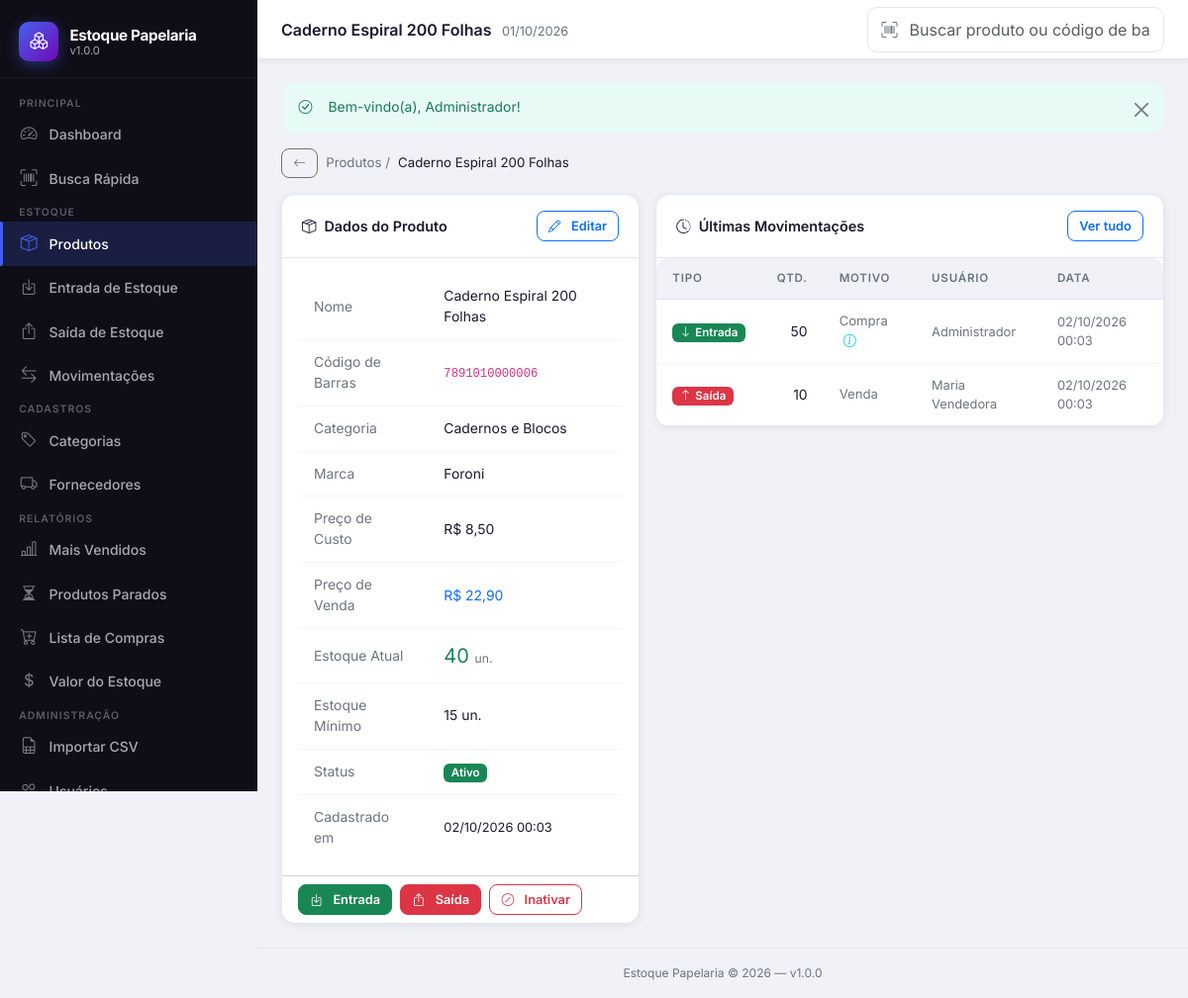
Screenshot of /radartechh/estoque/public/produtos/ver/6 (signed in) with the database file from the repository.
### tables this page shows
CREATE TABLE IF NOT EXISTS `produtos` (
    `id`             INT UNSIGNED AUTO_INCREMENT PRIMARY KEY,
    `nome`           VARCHAR(200)   NOT NULL,
    `codigo_barras`  VARCHAR(50)    DEFAULT NULL,
    `categoria_id`   INT UNSIGNED   DEFAULT NULL,
    `marca`          VARCHAR(100)   DEFAULT NULL,
    `preco_custo`    DECIMAL(10,2)  NOT NULL DEFAULT 0.00,
    `preco_venda`    DECIMAL(10,2)  NOT NULL DEFAULT 0.00,
    `estoque_atual`  INT            NOT NULL DEFAULT 0,
    `estoque_minimo` INT            NOT NULL DEFAULT 5,
    `ativo`          TINYINT(1)     NOT NULL DEFAULT 1,
    `criado_em`      DATETIME       NOT NULL DEFAULT CURRENT_TIMESTAMP,
    `atualizado_em`  DATETIME       NOT NULL DEFAULT CURRENT_TIMESTAMP ON UPDATE CURRENT_TIMESTAMP,
    UNIQUE KEY `uq_codigo_barras` (`codigo_barras`),
    INDEX `idx_produtos_nome`       (`nome`),
    INDEX `idx_produtos_categoria`  (`categoria_id`),
    INDEX `idx_produtos_ativo`      (`ativo`),
    INDEX `idx_produtos_estoque`    (`estoque_atual`, `estoque_minimo`),
    CONSTRAINT `fk_produto_categoria`
        FOREIGN KEY (`categoria_id`) REFERENCES `categorias` (`id`)
        ON UPDATE CASCADE ON DELETE SET NULL
);

CREATE TABLE IF NOT EXISTS `categorias` (
    `id`   INT UNSIGNED AUTO_INCREMENT PRIMARY KEY,
    `nome` VARCHAR(100) NOT NULL UNIQUE
);

CREATE TABLE IF NOT EXISTS `movimentacoes` (
    `id`             INT UNSIGNED AUTO_INCREMENT PRIMARY KEY,
    `produto_id`     INT UNSIGNED   NOT NULL,
    `tipo`           ENUM('entrada','saida') NOT NULL,
    `quantidade`     INT            NOT NULL,
    `motivo`         VARCHAR(100)   DEFAULT NULL,
    `custo_unitario` DECIMAL(10,2)  DEFAULT NULL,
    `fornecedor_id`  INT UNSIGNED   DEFAULT NULL,
    `usuario_id`     INT UNSIGNED   NOT NULL,
    `observacao`     TEXT           DEFAULT NULL,
    `criado_em`      DATETIME       NOT NULL DEFAULT CURRENT_TIMESTAMP,
    INDEX `idx_mov_produto`    (`produto_id`),
    INDEX `idx_mov_tipo`       (`tipo`),
    INDEX `idx_mov_criado_em`  (`criado_em`),
    INDEX `idx_mov_usuario`    (`usuario_id`),
    CONSTRAINT `fk_mov_produto`
        FOREIGN KEY (`produto_id`)    REFERENCES `produtos`     (`id`) ON UPDATE CASCADE,
    CONSTRAINT `fk_mov_fornecedor`
        FOREIGN KEY (`fornecedor_id`) REFERENCES `fornecedores` (`id`) ON UPDATE CASCADE ON DELETE SET NULL,
    CONSTRAINT `fk_mov_usuario`
        FOREIGN KEY (`usuario_id`)    REFERENCES `usuarios`     (`id`) ON UPDATE CASCADE
);

CREATE TABLE IF NOT EXISTS `usuarios` (
    `id`         INT UNSIGNED AUTO_INCREMENT PRIMARY KEY,
    `nome`       VARCHAR(100)  NOT NULL,
    `login`      VARCHAR(50)   NOT NULL UNIQUE,
    `senha_hash` VARCHAR(255)  NOT NULL,
    `perfil`     ENUM('admin','vendedor') NOT NULL DEFAULT 'vendedor',
    `ativo`      TINYINT(1)   NOT NULL DEFAULT 1,
    `criado_em`  DATETIME     NOT NULL DEFAULT CURRENT_TIMESTAMP,
    INDEX `idx_usuarios_login` (`login`),
    INDEX `idx_usuarios_ativo` (`ativo`)
);

### app/views/produtos/ver.php (the view, shortened to what the rows shown need)
<?php
$paginaAtiva = 'produtos';
require_once dirname(__DIR__) . '/layouts/header.php';
$estaAbaixo = (int)$produto['estoque_atual'] <= (int)$produto['estoque_minimo'];
?>
<div class="d-flex align-items-center gap-2 mb-3">
  <a href="<?= APP_URL ?>/produtos" class="btn btn-sm btn-outline-secondary">
    <i class="bi bi-arrow-left"></i>
  </a>
  <span class="text-secondary" style="font-size:.83rem;">Produtos /</span>
  <span class="fw-600" style="font-size:.83rem;"><?= e($produto['nome']) ?></span>
</div>
<div class="row g-3">
  <div class="col-12 col-lg-5">
    <div class="card h-100">
      <div class="card-header d-flex justify-content-between align-items-center">
        <span><i class="bi bi-box-seam me-2"></i>Dados do Produto</span>
        <?php if (ehAdmin()): ?>
        <a href="<?= APP_URL ?>/produtos/editar/<?= $produto['id'] ?>"
           class="btn btn-sm btn-outline-primary"
           id="btn-editar-produto">
          <i class="bi bi-pencil me-1"></i>Editar
        </a>
        <?php endif; ?>
      </div>
      <div class="card-body">
        <table class="table table-borderless mb-0" style="font-size:.87rem;">
          <tbody>
            <tr>
              <td class="text-secondary fw-600" style="width:40%;">Nome</td>
              <td class="fw-700"><?= e($produto['nome']) ?></td>
            </tr>
            <?php if ($produto['codigo_barras']): ?>
            <tr>
              <td class="text-secondary fw-600">Código de Barras</td>
              <td><code><?= e($produto['codigo_barras']) ?></code></td>
            </tr>
            <?php endif; ?>
            <tr>
              <td class="text-secondary fw-600">Categoria</td>
              <td><?= e($produto['categoria_nome'] ?? '—') ?></td>
            </tr>
            <tr>
              <td class="text-secondary fw-600">Marca</td>
              <td><?= e($produto['marca'] ?? '—') ?></td>
            </tr>
            <?php if (ehAdmin()): ?>
            <tr>
              <td class="text-secondary fw-600">Preço de Custo</td>
              <td><?= moeda((float)$produto['preco_custo']) ?></td>
            </tr>
            <?php endif; ?>
            <tr>
              <td class="text-secondary fw-600">Preço de Venda</td>
              <td class="fw-700 text-primary"><?= moeda((float)$produto['preco_venda']) ?></td>
            </tr>
            <tr>
              <td class="text-secondary fw-600">Estoque Atual</td>
              <td>
                <span class="fw-700 fs-5 <?= $estaAbaixo ? 'text-danger' : 'text-success' ?>">
                  <?= $produto['estoque_atual'] ?>
                </span>
                <small class="text-secondary"> un.</small>
              </td>
            </tr>
            <tr>
              <td class="text-secondary fw-600">Estoque Mínimo</td>
              <td><?= $produto['estoque_minimo'] ?> un.</td>
            </tr>
            <tr>
              <td class="text-secondary fw-600">Status</td>
              <td>
                <?= $produto['ativo']
                  ? '<span class="badge bg-success">Ativo</span>'
                  : '<span class="badge bg-secondary">Inativo</span>' ?>
              </td>
            </tr>
            <tr>
              <td class="text-secondary fw-600">Cadastrado em</td>
              <td style="font-size:.8rem;"><?= dataHora($produto['criado_em']) ?></td>
            </tr>
          </tbody>
        </table>
      </div>
      <div class="card-footer bg-transparent d-flex gap-2 flex-wrap">
        <a href="<?= APP_URL ?>/movimentacoes/entrada?produto_id=<?= $produto['id'] ?>"
           class="btn btn-success btn-sm" id="btn-entrada-produto">
          <i class="bi bi-box-arrow-in-down me-1"></i>Entrada
        </a>
        <a href="<?= APP_URL ?>/movimentacoes/saida?produto_id=<?= $produto['id'] ?>"
           class="btn btn-danger btn-sm" id="btn-saida-produto">
          <i class="bi bi-box-arrow-up me-1"></i>Saída
        </a>
        <?php if (ehAdmin() && $produto['ativo']): ?>
        <form method="POST" action="<?= APP_URL ?>/produtos/inativar/<?= $produto['id'] ?>" style="display:inline;">
          <button type="submit" class="btn btn-outline-danger btn-sm"
                  data-confirmar="Inativar este produto? O histórico será preservado.">
            <i class="bi bi-slash-circle me-1"></i>Inativar
          </button>
        </form>
        <?php endif; ?>
      </div>
    </div>
  </div>
  <div class="col-12 col-lg-7">
    <div class="card">
      <div class="card-header d-flex justify-content-between align-items-center">
        <span><i class="bi bi-clock-history me-2"></i>Últimas Movimentações</span>
        <a href="<?= APP_URL ?>/movimentacoes?produto_id=<?= $produto['id'] ?>"
           class="btn btn-sm btn-outline-primary">Ver tudo</a>
      </div>
      <div class="table-responsive">
        <table class="table" aria-label="Movimentações do produto">
          <thead>
            <tr>
              <th>Tipo</th>
              <th class="text-end">Qtd.</th>
              <th>Motivo</th>
              <th>Usuário</th>
              <th>Data</th>
            </tr>
          </thead>
          <tbody>
            <?php if (empty($movimentacoes)): ?>
              <tr>
                <td colspan="5" class="text-center py-4 text-secondary">
                  Nenhuma movimentação registrada.
                </td>
              </tr>
            <?php else: ?>
              <?php foreach ($movimentacoes as $mov): ?>
              <tr>
                <td>
                  <?php if ($mov['tipo'] === 'entrada'): ?>
                    <span class="badge bg-success">
                      <i class="bi bi-arrow-down me-1"></i>Entrada
                    </span>
                  <?php else: ?>
                    <span class="badge bg-danger">
                      <i class="bi bi-arrow-up me-1"></i>Saída
                    </span>
                  <?php endif; ?>
                </td>
                <td class="text-end fw-700"><?= $mov['quantidade'] ?></td>
                <td class="text-secondary" style="font-size:.82rem;">
                  <?= e($mov['motivo'] ?? '—') ?>
                  <?php if ($mov['observacao']): ?>
                    <i class="bi bi-info-circle ms-1 text-info"
                       title="<?= e($mov['observacao']) ?>"
                       data-bs-toggle="tooltip"></i>
                  <?php endif; ?>
                </td>
                <td class="text-secondary" style="font-size:.8rem;">
                  <?= e($mov['usuario_nome']) ?>
                </td>
                <td class="text-secondary" style="font-size:.8rem;">
                  <?= dataHora($mov['criado_em']) ?>
                </td>
              </tr>
              <?php endforeach; ?>
            <?php endif; ?>
          </tbody>
        </table>
      </div>
    </div>
  </div>
</div>
<?php require_once dirname(__DIR__) . '/layouts/footer.php'; ?>

### app/views/layouts/header.php (shortened to what the rows shown need)
<?php
$tituloPagina = $tituloPagina ?? APP_NAME;
$paginaAtiva  = $paginaAtiva  ?? '';
?>
<!DOCTYPE html>
<html lang="pt-BR">
<head>
  <link rel="stylesheet"
        href="https://cdn.jsdelivr.net/npm/bootstrap@5.3.3/dist/css/bootstrap.min.css"
>
  <link rel="stylesheet"
        href="https://cdn.jsdelivr.net/npm/bootstrap-icons@1.11.3/font/bootstrap-icons.min.css">
  <link rel="stylesheet" href="<?= APP_URL ?>/assets/css/estoque.css">
</head>
<body>
<div class="app-wrapper">
  <aside class="sidebar" id="sidebar">
    <div class="sidebar-header">
      <div class="sidebar-logo-icon">
        <i class="bi bi-boxes"></i>
      </div>
      <div class="sidebar-logo-text">
        <strong><?= e(APP_NAME) ?></strong>
        <small>v<?= APP_VERSION ?></small>
      </div>
    </div>
    <nav class="sidebar-nav">
      <span class="sidebar-section-label">Principal</span>
      <a href="<?= APP_URL ?>/dashboard"
         class="nav-link <?= $paginaAtiva === 'dashboard' ? 'active' : '' ?>">
        <i class="bi bi-speedometer2"></i> Dashboard
      </a>
      <a href="<?= APP_URL ?>/busca"
         class="nav-link <?= $paginaAtiva === 'busca' ? 'active' : '' ?>">
        <i class="bi bi-upc-scan"></i> Busca Rápida
      </a>
      <span class="sidebar-section-label">Estoque</span>
      <a href="<?= APP_URL ?>/produtos"
         class="nav-link <?= $paginaAtiva === 'produtos' ? 'active' : '' ?>">
        <i class="bi bi-box-seam"></i> Produtos
      </a>
      <a href="<?= APP_URL ?>/movimentacoes/entrada"
         class="nav-link <?= $paginaAtiva === 'entrada' ? 'active' : '' ?>">
        <i class="bi bi-box-arrow-in-down"></i> Entrada de Estoque
      </a>
      <a href="<?= APP_URL ?>/movimentacoes/saida"
         class="nav-link <?= $paginaAtiva === 'saida' ? 'active' : '' ?>">
        <i class="bi bi-box-arrow-up"></i> Saída de Estoque
      </a>
      <a href="<?= APP_URL ?>/movimentacoes"
         class="nav-link <?= $paginaAtiva === 'movimentacoes' ? 'active' : '' ?>">
        <i class="bi bi-arrow-left-right"></i> Movimentações
      </a>
      <span class="sidebar-section-label">Cadastros</span>
      <a href="<?= APP_URL ?>/categorias"
         class="nav-link <?= $paginaAtiva === 'categorias' ? 'active' : '' ?>">
        <i class="bi bi-tag"></i> Categorias
      </a>
      <a href="<?= APP_URL ?>/fornecedores"
         class="nav-link <?= $paginaAtiva === 'fornecedores' ? 'active' : '' ?>">
        <i class="bi bi-truck"></i> Fornecedores
      </a>
      <?php if (ehAdmin()): ?>
      <span class="sidebar-section-label">Relatórios</span>
      <a href="<?= APP_URL ?>/relatorios/mais-vendidos"
         class="nav-link <?= $paginaAtiva === 'rel-vendidos' ? 'active' : '' ?>">
        <i class="bi bi-bar-chart-line"></i> Mais Vendidos
      </a>
      <a href="<?= APP_URL ?>/relatorios/parados"
         class="nav-link <?= $paginaAtiva === 'rel-parados' ? 'active' : '' ?>">
        <i class="bi bi-hourglass-split"></i> Produtos Parados
      </a>
      <a href="<?= APP_URL ?>/relatorios/lista-compras"
         class="nav-link <?= $paginaAtiva === 'rel-compras' ? 'active' : '' ?>">
        <i class="bi bi-cart-plus"></i> Lista de Compras
      </a>
      <a href="<?= APP_URL ?>/relatorios/valor-estoque"
         class="nav-link <?= $paginaAtiva === 'rel-valor' ? 'active' : '' ?>">
        <i class="bi bi-currency-dollar"></i> Valor do Estoque
      </a>
      <span class="sidebar-section-label">Administração</span>
      <a href="<?= APP_URL ?>/importacao"
         class="nav-link <?= $paginaAtiva === 'importacao' ? 'active' : '' ?>">
        <i class="bi bi-file-earmark-spreadsheet"></i> Importar CSV
      </a>
      <a href="<?= APP_URL ?>/usuarios"
         class="nav-link <?= $paginaAtiva === 'usuarios' ? 'active' : '' ?>">
        <i class="bi bi-people"></i> Usuários
      </a>
      <?php endif; ?>
    </nav>
  </aside>
  <div class="main-content">
    <header class="topbar">
      <span class="topbar-title">
        <?= e($tituloPagina) ?>
        <small><?= date('d/m/Y') ?></small>
      </span>
      <div class="busca-rapida-wrapper d-none d-md-block" style="width:300px; position:relative;">
        <input type="text"
               id="busca-rapida"
               class="form-control"
               placeholder="Buscar produto ou código de barras…"
               autocomplete="off">
      </div>
    </header>
    <main class="page-content fade-in">
      <?= exibirFlash() ?>

### rows the page displays
produtos: nome "Caderno Espiral 200 Folhas", codigo_barras "7891010000006", categoria.nome "Cadernos e Blocos", marca "Foroni", preco_custo "R$ 8,50", preco_venda "R$ 22,90", estoque_atual "40", estoque_minimo "15", criado_em "02/10/2026 00:03"
movimentacoes: tipo "entrada" (drawn), quantidade "50", motivo "Compra", usuario.nome "Administrador", criado_em "02/10/2026 00:03"
movimentacoes: tipo "saida" (drawn), quantidade "10", motivo "Venda", usuario.nome "Maria Vendedora", criado_em "02/10/2026 00:03"

### other values shown
APP_NAME "Estoque Papelaria"
APP_VERSION "1.0.0"
$_SESSION['flash_sucesso'] "Bem-vindo(a), Administrador!"
